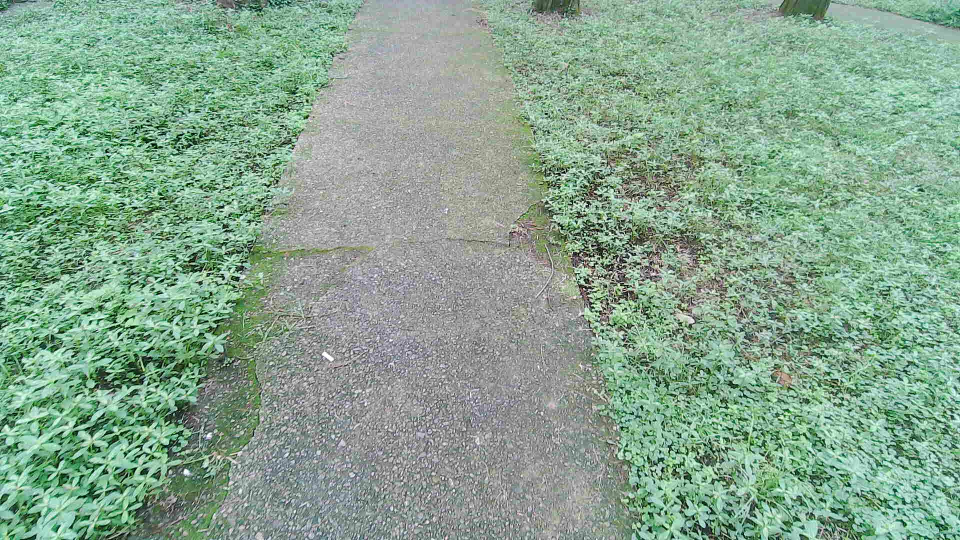
#> input picture adjustment/roads/IPC_2026-06-14.10.32.58.6000.jpg, 1920 x 1080 px (shown at 1/2 size); its folder holds only this picture in this run
$ python select_calibration_subset.py
#> lines starting #> are read from the running program, lines starting #| are printed output that depends on the picture
"""Select representative road calibration images and build ST Cloud .npz packs.

The selector favors diversity over visual niceness. It extracts lightweight
image statistics from all candidate frames, optionally appends ONNX model output
statistics when onnxruntime is available, then picks a spread-out subset using
extreme samples plus greedy farthest-point sampling.

Example:

    python FlightController/tools/select_calibration_subset.py ^
      --image-dir D:/drone2/adjustment/roads ^
      --model FlightController/Solutions/model/stcloud_upload/road_yolo11n_seg_fp32_for_stcloud.onnx ^
      --counts 64 96 128
"""

from __future__ import annotations

import argparse
import csv
import json
import math
import shutil
import time
from dataclasses import dataclass
from pathlib import Path
from typing import Iterable

import numpy as np

try:
    import cv2
except Exception as exc:  # pragma: no cover - only hit on broken local envs
    raise RuntimeError(
        "select_calibration_subset.py requires OpenCV. Install opencv-python "
        "or run it inside .venv_inspect."
    ) from exc


ROOT = Path(__file__).resolve().parents[2]
DEFAULT_IMAGE_DIR = Path("D:/drone2/adjustment/roads")
DEFAULT_MODEL = (
    ROOT
    / "FlightController"
    / "Solutions"
    / "model"
    / "stcloud_upload"
    / "road_yolo11n_seg_fp32_for_stcloud.onnx"
)
DEFAULT_OUTPUT_DIR = (
    ROOT / "FlightController" / "Solutions" / "model" / "stcloud_upload" / "selected"
)
IMAGE_EXTENSIONS = {".jpg", ".jpeg", ".png", ".bmp"}


@dataclass(frozen=True)
class ImageRecord:
    path: Path
    feature: np.ndarray
    metrics: dict[str, float]


def parse_args() -> argparse.Namespace:
    parser = argparse.ArgumentParser(
        description="Select representative road images for ST Cloud calibration."
    )
    parser.add_argument("--image-dir", type=Path, default=DEFAULT_IMAGE_DIR)
    parser.add_argument("--model", type=Path, default=DEFAULT_MODEL)
    parser.add_argument("--output-dir", type=Path, default=DEFAULT_OUTPUT_DIR)
    parser.add_argument("--counts", type=int, nargs="+", default=[64, 96, 128])
    parser.add_argument("--input-size", type=int, default=416)
    parser.add_argument(
        "--use-model-features",
        action="store_true",
        help="Append ONNX output statistics if onnxruntime is installed.",
    )
    parser.add_argument(
        "--copy-images",
        action="store_true",
        help="Copy selected source images into per-count folders for visual review.",
    )
    parser.add_argument("--seed", type=int, default=7)
    return parser.parse_args()


def list_images(image_dir: Path) -> list[Path]:
    paths = sorted(
        path
        for path in image_dir.iterdir()
        if path.is_file() and path.suffix.lower() in IMAGE_EXTENSIONS
    )
    if not paths:
        raise FileNotFoundError(f"No images found in {image_dir}")
    return paths


def letterbox_rgb(image_rgb: np.ndarray, input_size: int) -> np.ndarray:
    height, width = image_rgb.shape[:2]
    scale = min(input_size / float(width), input_size / float(height))
    new_w = max(1, int(round(width * scale)))
    new_h = max(1, int(round(height * scale)))
    resized = cv2.resize(image_rgb, (new_w, new_h), interpolation=cv2.INTER_LINEAR)

    canvas = np.full((input_size, input_size, 3), 114, dtype=np.uint8)
    left = int(round((input_size - new_w) / 2.0))
    top = int(round((input_size - new_h) / 2.0))
    canvas[top : top + new_h, left : left + new_w] = resized
    return canvas


def preprocess_for_model(path: Path, input_size: int) -> np.ndarray:
    bgr = cv2.imread(str(path), cv2.IMREAD_COLOR)
    if bgr is None:
        raise ValueError(f"Could not read image: {path}")
    rgb = cv2.cvtColor(bgr, cv2.COLOR_BGR2RGB)
    image = letterbox_rgb(rgb, input_size)
    arr = image.astype(np.float32) / 255.0
    arr = np.transpose(arr, (2, 0, 1))
    return arr[np.newaxis, ...].astype(np.float32)


def image_feature(path: Path, index: int, total: int) -> tuple[np.ndarray, dict[str, float]]:
    bgr = cv2.imread(str(path), cv2.IMREAD_COLOR)
    if bgr is None:
        raise ValueError(f"Could not read image: {path}")
    rgb = cv2.cvtColor(bgr, cv2.COLOR_BGR2RGB)
    small = cv2.resize(rgb, (64, 64), interpolation=cv2.INTER_LINEAR)
    arr = small.astype(np.float32) / 255.0
    gray_u8 = cv2.cvtColor(small, cv2.COLOR_RGB2GRAY)
    gray = gray_u8.astype(np.float32) / 255.0
    edges = cv2.Canny(gray_u8, 64, 160).astype(np.float32) / 255.0

    channel_mean = arr.mean(axis=(0, 1))
    channel_std = arr.std(axis=(0, 1))
    brightness = float(gray.mean())
    contrast = float(gray.std())
    edge_mean = float(edges.mean())

    max_rgb = arr.max(axis=2)
    min_rgb = arr.min(axis=2)
    saturation = np.where(max_rgb > 1e-6, (max_rgb - min_rgb) / max_rgb, 0.0)
    saturation_mean = float(saturation.mean())
    saturation_std = float(saturation.std())

    # Coarse color histograms are intentionally low-dimensional and robust.
    hist_parts = []
    for channel in range(3):
        hist, _ = np.histogram(arr[:, :, channel], bins=8, range=(0.0, 1.0))
        hist = hist.astype(np.float32)
        hist /= max(1.0, float(hist.sum()))
        hist_parts.append(hist)

    # Tiny spatial thumbnail keeps scene layout differences, not full pixels.
    thumb = cv2.resize(rgb, (12, 12), interpolation=cv2.INTER_LINEAR).astype(np.float32)
    thumb = (thumb / 255.0).reshape(-1)

    temporal = float(index / max(1, total - 1))
    metrics = {
        "brightness": brightness,
        "contrast": contrast,
        "edge_mean": edge_mean,
        "saturation_mean": saturation_mean,
        "saturation_std": saturation_std,
        "red_mean": float(channel_mean[0]),
        "green_mean": float(channel_mean[1]),
        "blue_mean": float(channel_mean[2]),
        "temporal": temporal,
    }
    scalar = np.array(
        [
            brightness,
            contrast,
            edge_mean,
            saturation_mean,
            saturation_std,
            *channel_mean.tolist(),
            *channel_std.tolist(),
            temporal,
        ],
        dtype=np.float32,
    )
    feature = np.concatenate([scalar, *hist_parts, thumb.astype(np.float32)])
    return feature, metrics


# [45 lines left out: functions load_onnx_session, model_feature, not called in this run]


def standardize(features: np.ndarray) -> np.ndarray:
    mean = features.mean(axis=0)
    std = features.std(axis=0)
    std[std < 1e-6] = 1.0
    z = (features - mean) / std
    return np.nan_to_num(z, copy=False)


def add_extremes(records: list[ImageRecord], selected: list[int]) -> None:
    metric_names = [
        "brightness",
        "contrast",
        "edge_mean",
        "saturation_mean",
        "red_mean",
        "green_mean",
        "blue_mean",
    ]
    selected_set = set(selected)
    for name in metric_names:
        values = np.array([record.metrics[name] for record in records], dtype=np.float32)
        for idx in (int(values.argmin()), int(values.argmax())):
            if idx not in selected_set:
                selected.append(idx)
                selected_set.add(idx)


# [26 lines left out: function farthest_point_select, not called in this run]


def select_indices(records: list[ImageRecord], count: int, seed: int) -> list[int]:
    raw = np.stack([record.feature for record in records], axis=0)
    features = standardize(raw)

    selected: list[int] = []
    add_extremes(records, selected)
    if len(selected) >= count:
        return sorted(selected[:count])

    selected_set = set(selected)
    if not selected:
        selected = farthest_point_select(features, count, seed)
    else:
        min_dist = np.full(len(records), np.inf, dtype=np.float32)
        for idx in selected:
            min_dist = np.minimum(min_dist, np.linalg.norm(features - features[idx], axis=1))
        for idx in selected:
            min_dist[idx] = -1.0
        while len(selected) < count:
            next_idx = int(np.argmax(min_dist))
            if next_idx in selected_set:
                break
            selected.append(next_idx)
            selected_set.add(next_idx)
            dist = np.linalg.norm(features - features[next_idx], axis=1)
            min_dist = np.minimum(min_dist, dist)
            for idx in selected:
                min_dist[idx] = -1.0

    return sorted(selected)


def write_npz(output_path: Path, paths: Iterable[Path], input_size: int) -> None:
    arrays = [preprocess_for_model(path, input_size)[0] for path in paths]
    stacked = np.stack(arrays, axis=0).astype(np.float32)
    np.savez_compressed(output_path, images=stacked)


def write_csv(output_path: Path, selected: list[ImageRecord]) -> None:
    metric_keys = sorted({key for record in selected for key in record.metrics})
    with output_path.open("w", newline="", encoding="utf-8") as fh:
        writer = csv.DictWriter(fh, fieldnames=["filename", "path", *metric_keys])
        writer.writeheader()
        for record in selected:
            row = {"filename": record.path.name, "path": str(record.path)}
            row.update({key: record.metrics.get(key, "") for key in metric_keys})
            writer.writerow(row)


# [5 lines left out: function copy_images, not called in this run]


def main() -> int:
    args = parse_args()
    args.output_dir.mkdir(parents=True, exist_ok=True)
    image_paths = list_images(args.image_dir)

    session = None
    model_status = "disabled"
    if args.use_model_features:
        session, model_status = load_onnx_session(args.model)
        if session is not None:
            model_status = "enabled"
        else:
            print(f"[WARN] model features disabled: {model_status}", flush=True)

    print(f"images: {len(image_paths)} from {args.image_dir}", flush=True)
    print(f"model features: {model_status}", flush=True)

    records: list[ImageRecord] = []
    t0 = time.perf_counter()
    for index, path in enumerate(image_paths):
        feat, metrics = image_feature(path, index, len(image_paths))
#> in image_feature, bgr is the input picture: shape (1080, 1920, 3); mean B, G, R 143.3, 165.1, 135
#> in image_feature, `small = cv2.resize(rgb, (64, 64), interpolation=cv2.INTER_LINEAR)`:
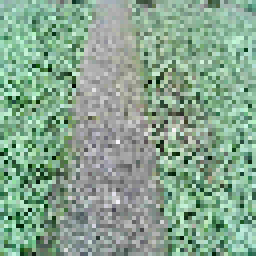
#> small: shape (64, 64, 3) (shown 4 times larger); mean R, G, B 135.5, 165.6, 143.9
#> in image_feature, `edges = cv2.Canny(gray_u8, 64, 160).astype(np.float32) / 255.0`:
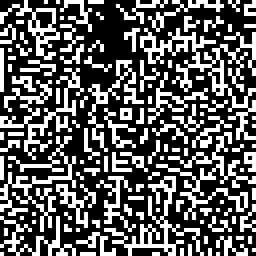
#> edges: shape (64, 64) float32 (shown 4 times larger); values 0 (black) and 1 (white), 36.3% white in thin lines or dots
#> in image_feature, `channel_mean = arr.mean(axis=(0, 1))`: channel_mean = [0.531, 0.649, 0.564]
#> in image_feature, `channel_std = arr.std(axis=(0, 1))`: channel_std = [0.157, 0.155, 0.16]
#> in image_feature, `brightness = float(gray.mean())`: brightness = 0.605
#> in image_feature, `contrast = float(gray.std())`: contrast = 0.151
#> in image_feature, `edge_mean = float(edges.mean())`: edge_mean = 0.363
#> in image_feature, `max_rgb = arr.max(axis=2)`:
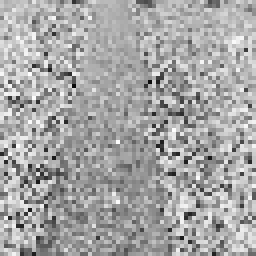
#> max_rgb: shape (64, 64) float32 (shown 4 times larger); min 0.0392, max 1, mean 0.651
#> in image_feature, `min_rgb = arr.min(axis=2)`:
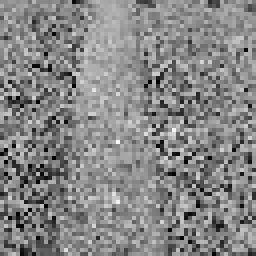
#> min_rgb: shape (64, 64) float32 (shown 4 times larger); min 0, max 0.969, mean 0.525
#> in image_feature, `saturation = np.where(max_rgb > 1e-6, (max_rgb - min_rgb) / max_rgb, 0..`:
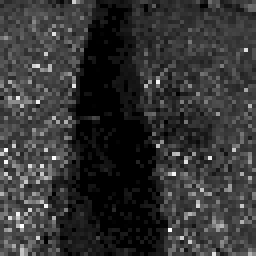
#> saturation: shape (64, 64) float32 (shown 4 times larger); min 0, max 1, mean 0.205
#> in image_feature, `saturation_mean = float(saturation.mean())`: saturation_mean = 0.205
#> in image_feature, `saturation_std = float(saturation.std())`: saturation_std = 0.155
#> the loop in image_feature, `for channel in range(3):` made 3 passes
#> hist on passes 1 to 3: [0.021, 0.041, 0.0867, 0.198, 0.358, 0.255, 0.0388, 0.00146], [10, 69, 152, 396, 978, 1404, 864, 223], [67, 135, 313, 623, 1347, 1245, 353, 13]
#> after the loop in image_feature, `for channel in range(3):`: hist_parts = [[0.021, 0.041, 0.0867, 0.198, 0.358, 0.255, 0.0388, 0.00146], [0.00244, 0.0168, 0.0371, 0.0967, 0.239, 0.343, 0.211, 0.0544], [0.0164, 0.033, 0.0764, 0.152, 0.329, 0.304, 0.0862, 0.00317]]
#> in image_feature, `thumb = (thumb / 255.0).reshape(-1)`: thumb = 432 values, max 0.984 at index 274, min 0.0706 at index 326, mean 0.582
#> in image_feature, `scalar = np.array( [ brightness, contrast, edge_mean, saturation_mean,..`: scalar = [0.605, 0.151, 0.363, 0.205, 0.155, 0.531, 0.649, 0.564, 0.157, 0.155, 0.16, 0]
#> in image_feature, `feature = np.concatenate([scalar, *hist_parts, thumb.astype(np.float32..`: feature = 468 values, max 0.984 at index 310, min 0 at index 11, mean 0.551
#> feat has the same summary as feature in image_feature; metrics = 9 items
        if session is not None:
            m_feat, m_metrics = model_feature(session, path, args.input_size)
            feat = np.concatenate([feat, m_feat])
            metrics.update(m_metrics)
        records.append(ImageRecord(path=path, feature=feat, metrics=metrics))
        if (index + 1) % 25 == 0 or index + 1 == len(image_paths):
            print(f"processed {index + 1}/{len(image_paths)}", flush=True)

    manifest: dict[str, object] = {
        "created_at_epoch": int(time.time()),
        "image_dir": str(args.image_dir),
        "model": str(args.model),
        "model_features": model_status,
        "input_size": args.input_size,
        "source_count": len(records),
        "outputs": [],
    }

    for count in sorted(set(args.counts)):
        indices = select_indices(records, count, args.seed + count)
#> in standardize, `mean = features.mean(axis=0)`: mean has the same summary as feature in image_feature
#> in standardize, `std = features.std(axis=0)`: std = 468 values from 0 to 0
#> the loop in add_extremes, `for name in metric_names:` made 7 passes
#> values on passes 1 to 7: [0.605], [0.151], [0.363], [0.205], [0.531], [0.649], [0.564]
#> after the loop in add_extremes, `for name in metric_names:`: selected = [0]; selected_set = 1 item
#> in select_indices, `min_dist = np.full(len(records), np.inf, dtype=np.float32)`: min_dist = [inf]
#> the loop in select_indices, `for idx in selected:` made 1 pass
#> after the loop in select_indices, `for idx in selected:`: min_dist = [-1]
#> the loop in select_indices, `while len(selected) < count:` made 1 pass
#> after the loop in select_indices, `while len(selected) < count:`: selected = [0]; selected_set = 1 item
#> indices = [0]
        selected = [records[index] for index in indices]
#> selected = 1 item
        stem = f"road_calib_selected_{count:03d}"
        npz_path = args.output_dir / f"{stem}.npz"
        csv_path = args.output_dir / f"{stem}.csv"
        write_npz(npz_path, [record.path for record in selected], args.input_size)
#> in letterbox_rgb, `resized = cv2.resize(image_rgb, (new_w, new_h), interpolation=cv2.INTE..`:
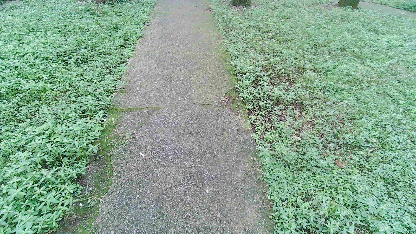
#> resized: shape (234, 416, 3); mean R, G, B 134.9, 164.9, 143.2
#> in letterbox_rgb, `canvas[top : top + new_h, left : left + new_w] = resized`:
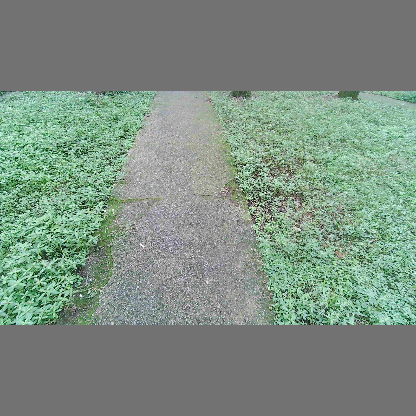
#> canvas: shape (416, 416, 3); mean R, G, B 125.7, 142.6, 130.4
        write_csv(csv_path, selected)
#> in write_csv, `metric_keys = sorted({key for record in selected for key in record.met..`: metric_keys = ['blue_mean', 'brightness', 'contrast', 'edge_mean', 'green_mean', 'red_mean', 'saturation_mean', 'saturation_std', 'temporal']
#> the loop in write_csv, `for record in selected:` made 1 pass
        if args.copy_images:
            copy_images(args.output_dir / stem, selected)

        manifest["outputs"].append(
            {
                "count": count,
                "npz": str(npz_path),
                "csv": str(csv_path),
#> (the run stopped early here; a loop or call above may not have finished)

$ run again, on adjustment/roads/IPC_2026-06-14.10.33.02.4950.jpg
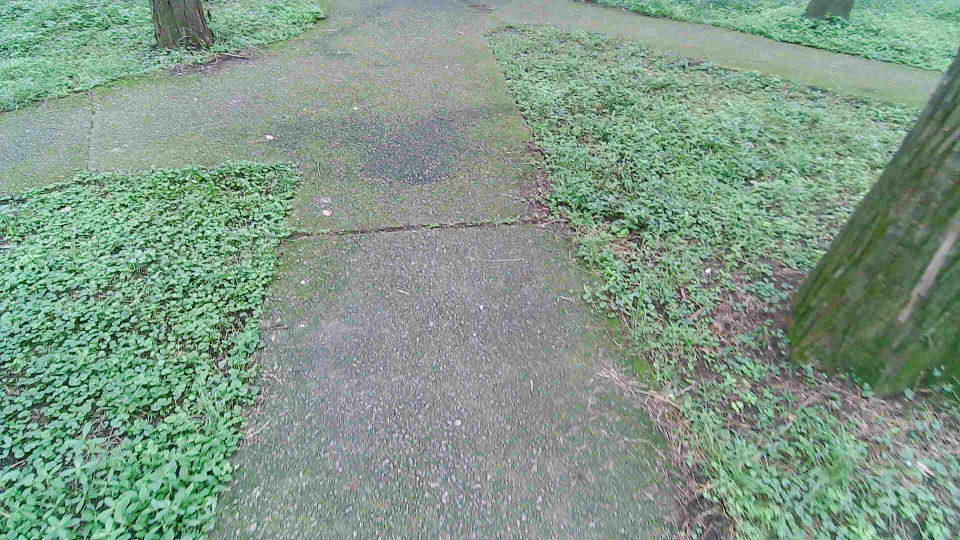
#> input picture adjustment/roads/IPC_2026-06-14.10.33.02.4950.jpg, 1920 x 1080 px (shown at 1/2 size)
#> in image_feature, bgr is the input picture: shape (1080, 1920, 3); mean B, G, R 136.1, 152.9, 128.9
#> in image_feature, `edges = cv2.Canny(gray_u8, 64, 160).astype(np.float32) / 255.0`:
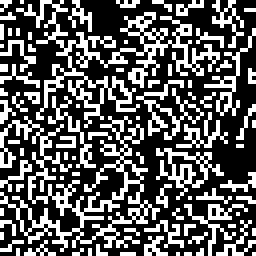
#> edges: shape (64, 64) float32 (shown 4 times larger); values 0 (black) and 1 (white), 35.6% white in thin lines or dots
#> channel_mean = [0.508, 0.601, 0.535]
#> channel_std = [0.144, 0.143, 0.15]
#> brightness = 0.566
#> contrast = 0.139
#> edge_mean = 0.356
#> saturation_mean = 0.183
#> saturation_std = 0.147
#> the loop in image_feature, `for channel in range(3):` made 3 passes
#> hist on passes 1 to 3: [0.0178, 0.0359, 0.129, 0.21, 0.41, 0.181, 0.0159, 0.000488], [0.00195, 0.0156, 0.0518, 0.151, 0.318, 0.318, 0.13, 0.0134], [59, 152, 435, 688, 1559, 1052, 145, 6]
#> after the loop in image_feature, `for channel in range(3):`: hist_parts = [[0.0178, 0.0359, 0.129, 0.21, 0.41, 0.181, 0.0159, 0.000488], [0.00195, 0.0156, 0.0518, 0.151, 0.318, 0.318, 0.13, 0.0134], [0.0144, 0.0371, 0.106, 0.168, 0.381, 0.257, 0.0354, 0.00146]]
#> thumb = 432 values, max 0.878 at index 97, min 0.0196 at index 396, mean 0.543
#> scalar = [0.566, 0.139, 0.356, 0.183, 0.147, 0.508, 0.601, 0.535, 0.144, 0.143, 0.15, 0]
#> feature = 468 values, max 0.878 at index 133, min 0 at index 11, mean 0.515
#> feat has the same summary as feature in image_feature; metrics = 9 items
#> mean has the same summary as feature in image_feature
#> std = 468 values from 0 to 0
#> the loop in add_extremes, `for name in metric_names:` made 7 passes
#> values on passes 1 to 7: [0.566], [0.139], [0.356], [0.183], [0.508], [0.601], [0.535]
#> after the loop in add_extremes, `for name in metric_names:`: selected = [0]; selected_set = 1 item
#> in select_indices, `min_dist = np.full(len(records), np.inf, dtype=np.float32)`: min_dist = [inf]
#> the loop in select_indices, `for idx in selected:` made 1 pass
#> after the loop in select_indices, `for idx in selected:`: min_dist = [-1]
#> the loop in select_indices, `while len(selected) < count:` made 1 pass
#> after the loop in select_indices, `while len(selected) < count:`: selected = [0]; selected_set = 1 item
#> indices = [0]
#> in main, `selected = [records[index] for index in indices]`: selected = 1 item
#> in letterbox_rgb, `canvas[top : top + new_h, left : left + new_w] = resized`:
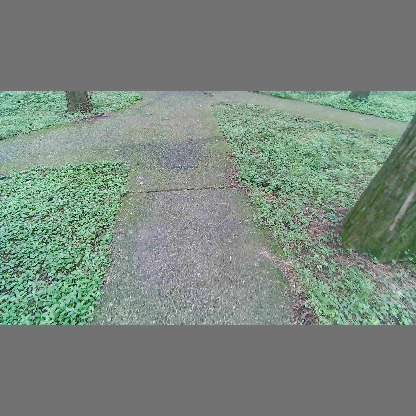
#> canvas: shape (416, 416, 3); mean R, G, B 122.4, 135.8, 126.4
#> metric_keys = ['blue_mean', 'brightness', 'contrast', 'edge_mean', 'green_mean', 'red_mean', 'saturation_mean', 'saturation_std', 'temporal']
#> the loop in write_csv, `for record in selected:` made 1 pass
